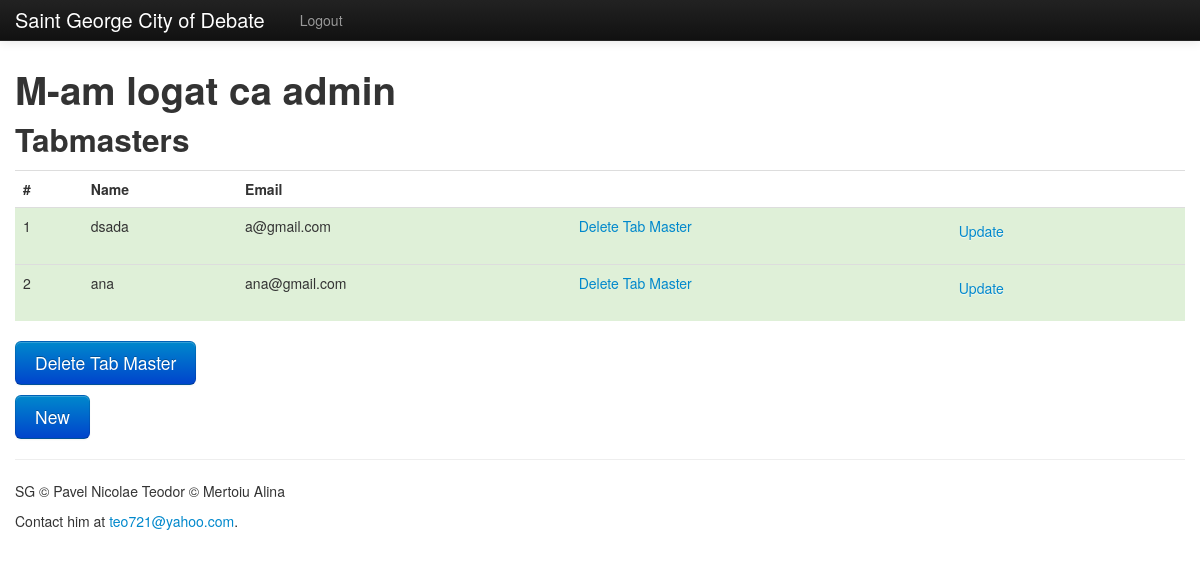
The page /admin (signed in) on the database its author committed.
### app.py (models this page shows, shortened)
class Tabmaster(db.Model):
    __tablename__="tabmasters"
    id = db.Column('tabmaster_id', db.Integer, primary_key=True)
    name = db.Column(db.String(30))
    user_id = db.Column(db.Integer, db.ForeignKey('users.user_id'))
    mail = db.Column(db.String(50))

### app.py (the view)
@app.route('/admin')
def admin():
    return render_template('admin.html', tabmasters = Tabmaster.query.order_by(Tabmaster.id))

### app.py (called while the page is built)
@login_manager.user_loader
def load_user(id):
    return User.query.get(int(id))

@app.before_request
def before_request():
    g.user = current_user

    def is_authenticated(self):
        return True

    def is_debater(self):
        return (self.user_type == 'debater')

    def is_judge(self):
        return (self.user_type == 'judge')

    def is_tabmaster(self):
        return (self.user_type == 'tabmaster')

### templates/admin.html
{% extends "layout.html" %}
{% block body %}
<h1> M-am logat ca admin </h1>
<div id="main">
    <h2>Tabmasters</h2>
    <table class="table table-hover">
    	<tr>
    		<th>#
    		<th>Name
            <th>Email
            <th>
            <th>
    	{%- for tabmaster in tabmasters %}
    	<tr class={{ "success" }}>
    		<td style={{ "text-decoration:none"}}>{{ tabmaster.id }}
    		<td style={{ "text-decoration:none"}}>{{ tabmaster.name }}
            <td style={{ "text-decoration:none"}}>{{ tabmaster.mail }}
            <td>
                <p>
                    <a href="{{ url_for('del_tabmaster_direct', id=tabmaster.id) }}" onClick = "return confirm('Are you sure?')">Delete Tab Master</a>
                </p>
            <td>
                <p>
                    <a href="{{ url_for('update_tabmaster', id=tabmaster.id) }}" class="btn btn-link">Update</a>
                </p>
    	{% endfor %}
    </table>
        <p>
            <a href="{{ url_for('del_tabmaster') }}" class="btn btn-large btn-primary">Delete Tab Master</a>
        </p>
        <p>
            <a href="{{ url_for('create_tabmaster') }}" class="btn btn-large btn-primary">New</a>
        </p>
</div>
{% endblock %}

### rows shown on the page
Tabmaster: id "1", name "dsada", mail "a@gmail.com"
Tabmaster: id "2", name "ana", mail "ana@gmail.com"
